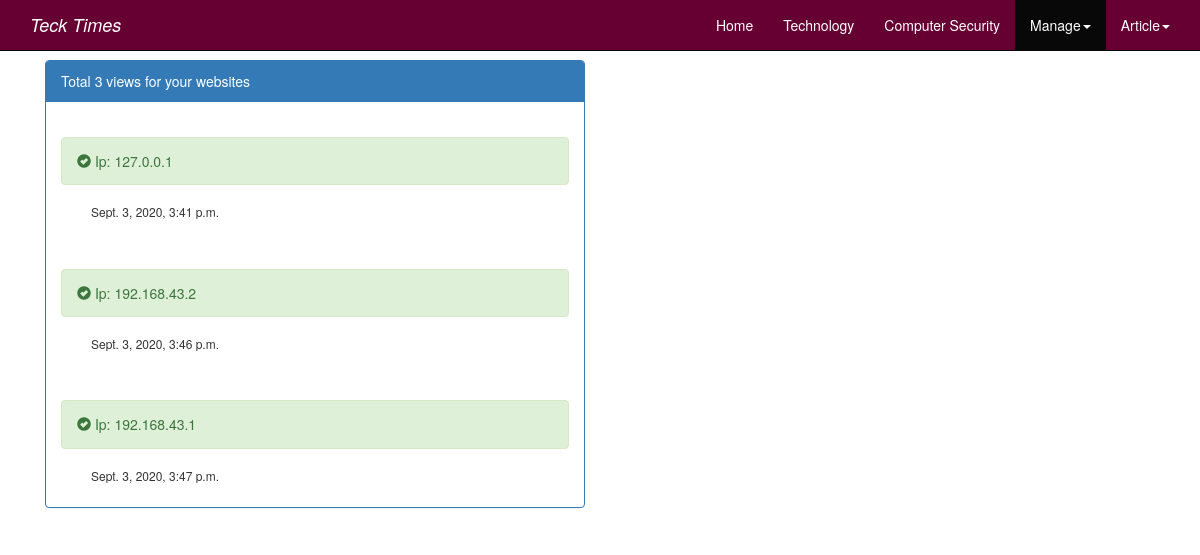
The page /viewer/view (signed in) on the database its author committed.
### blogone/models.py (models this page shows)
class User(models.Model):
    user=models.TextField(default=None)
    timestamp = models.DateTimeField(auto_now_add=True)
    def __str__(self):
        return self.user

### blogone/views.py (the view)
# urls.py: path('viewer/view', views.view_viewer,name='view_viewer'),
@login_required(login_url='login')
def view_viewer(request):
    viewers=User.objects.all()
    total_viewer=viewers.count()
    context={'viewers': viewers,
             'total_viewer':total_viewer}
    return render(request, 'blogone/view_viewer.html', context)

### blogone/templates/blogone/view_viewer.html
{% extends 'blogone/base.html' %}
{% load static %}
{% block content %}
 {% if user.is_authenticated %}
<div class="container-fluid">
    <div class="row">
        <div class="col-sm-6 " style="margin-top:60px;">
                  <div class="panel panel-primary">
                    <p class="panel-heading">Total {{total_viewer}} views for your websites</p>
                         {% for viewer in viewers %}
                           <div class="panel-body">
                           <h5  class="alert alert-success"><span class="glyphicon glyphicon-ok-sign"></span>
                               Ip: {{viewer}}</h5>
                            <h6 style="margin-left:30px;">{{viewer.timestamp}}</h6>
                          </div>
                        {% endfor %}
                  </div>
        </div>
    </div>
</div>
{% endif %}
{% endblock content %}

### blogone/static/style.css (style rules this page uses)
.topmenu ul li.active a, { text-decoration:none; color:#fff; background-color: black; }

### rows shown on the page
User: user "127.0.0.1", timestamp "Sept. 3, 2020, 3:41 p.m."
User: user "192.168.43.2", timestamp "Sept. 3, 2020, 3:46 p.m."
User: user "192.168.43.1", timestamp "Sept. 3, 2020, 3:47 p.m."

### other values the page prints
{{ total_viewer }} "3"
